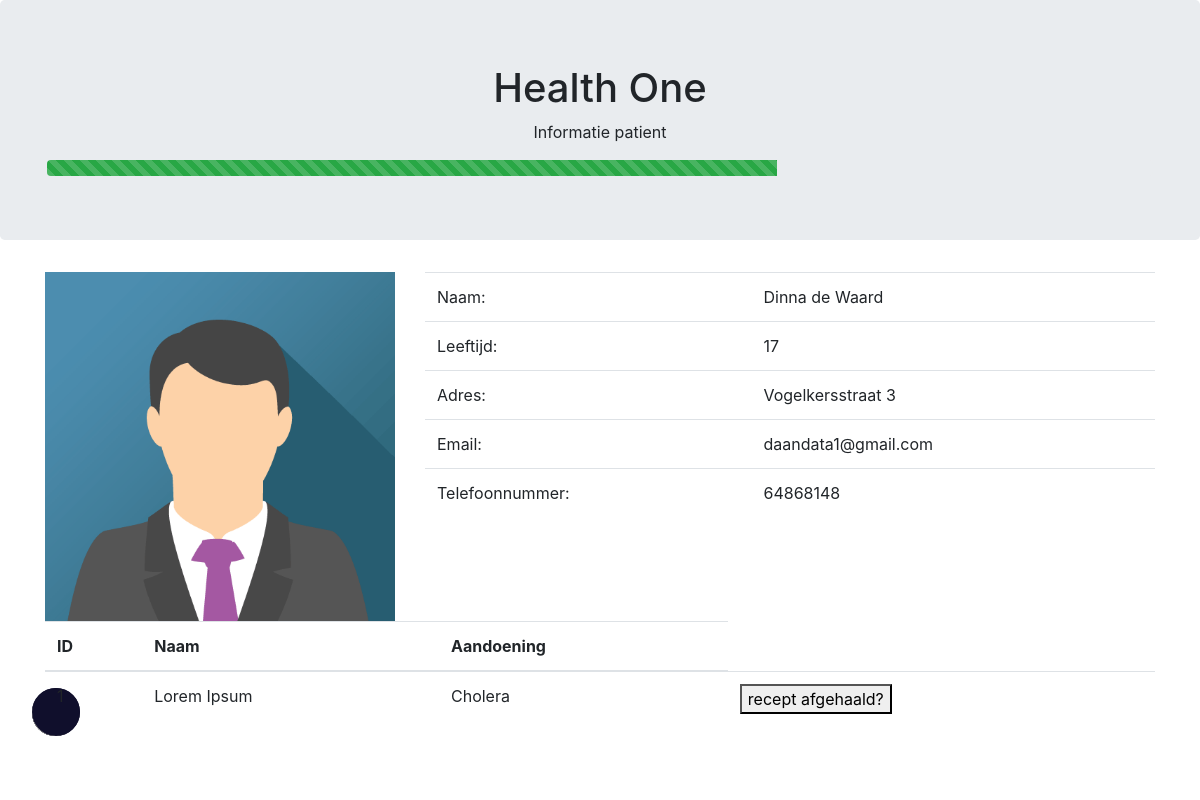
The page /patient-gegevensApotheker.php?id=1 (signed in) on the database its author committed.
### tables this page shows
CREATE TABLE `patient` (
  `id` int(255) NOT NULL,
  `naam` varchar(255) NOT NULL,
  `leeftijd` int(255) NOT NULL,
  `adres` varchar(255) NOT NULL,
  `email` varchar(255) NOT NULL,
  `telefoonnummer` int(255) NOT NULL,
  `verzekeringsnummer` int(255) NOT NULL,
  `aandoeningen` varchar(255) NOT NULL
);

### patient-gegevensApotheker.php (the view, shortened to what this page needs)
<!DOCTYPE html>
<html lang="en">
<head>
    <link rel="stylesheet" href="https://maxcdn.bootstrapcdn.com/bootstrap/4.3.1/css/bootstrap.min.css">
</head>
<body>
<div class="jumbotron text-center">
    <h1>Health One</h1>
    <p>Informatie patient</p>
    <div class="container">
        <div class="progress">
            <div class="darkmode-ignore progress-bar progress-bar-striped progress-bar-animated bg-success" style="width:66%"></div>
        </div>
    </div>
</div>
<div class="container">
    <div class="row">
        <div class="col-4">
            <?php
            $db = new PDO("mysql:host=localhost;dbname=HealthOne", "root", "");
            $query = $db->prepare("SELECT * FROM patient WHERE id = " . $_GET['id']);
            $query->execute();
            $result = $query->fetchAll(PDO::FETCH_ASSOC);
            foreach ($result as &$data) {
                echo "<img src='img/avatar.png'>";
            }
            ?>
        </div>
        <div class="col-8">
            <table class="table">
                <?php
                try {
                    echo "<tr>" . "<td>" . "Naam:" . "</td>" . "<td>" . $data['naam'] . "</td>" . "</tr>";
                    echo "<tr>" . "<td>" . "Leeftijd:" . "</td>" . "<td>" . $data['leeftijd'] . "</td>" . "</tr>";
                    echo "<tr>" . "<td>" . "Adres:" . "</td>" . "<td>" . $data['adres'] . "</td>" . "</tr>";
                    echo "<tr>" . "<td>" . "Email:" . "</td>" . "<td>" . $data['email'] . "</td>" . "</tr>";
                    echo "<tr>" . "<td>" . "Telefoonnummer:" . "</td>" . "<td>" . $data['telefoonnummer'] . "</td>" . "</tr>";
                } catch (PDOException $e) {
                    die("Error!: " . $e->getMessage());
                }
                ?>
            </table>
        </div>
    </div>
    <div class="row">
        <div class="col">
            <table class="table">
                <thead>
                <tr>
                    <th>ID</th>
                    <th>Naam</th>
                    <th>Aandoening</th>
                </tr>
                </thead>
                <tbody>
                <tr>
                    <td>1</td>
                    <td>Lorem Ipsum</td>
                    <td><?php echo $data['aandoeningen']; ?></td>
                   <td>
                       <form method="post" action="vergoed.php?id=<?php echo $data['id']; ?>">
                           <button type="submit" name="id" value="<?php echo $_GET['id'] ?>" >recept afgehaald?</button>
                       </form></td>
                </tr>
                </tbody>
            </table>
        </div>
    </div>
</div>
</body>
<link rel="stylesheet" href="css/darkmode.css">
</html>

### css/darkmode.css (style rules this page uses)
img { width: 350px !important; }

### rows shown on the page
patient: naam "Dinna de Waard", leeftijd "17", adres "Vogelkersstraat 3", email "daandata1@gmail.com", telefoonnummer "64868148", aandoeningen "Cholera"
